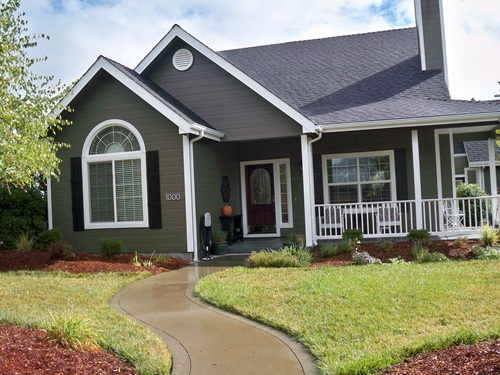
#> input picture house.jpg, 500 x 375 px
$ python histogram.py
#> lines starting #> are read from the running program, lines starting #| are printed output that depends on the picture

#Experiment 3: Histogram Analysis
#Write a program to compute and plot the histogram of a grayscale image and perform histogram
#equalization.


import cv2
import numpy as np
import matplotlib.pyplot as plt

# Read the image in grayscale
image = cv2.imread("house.jpg", cv2.IMREAD_GRAYSCALE)
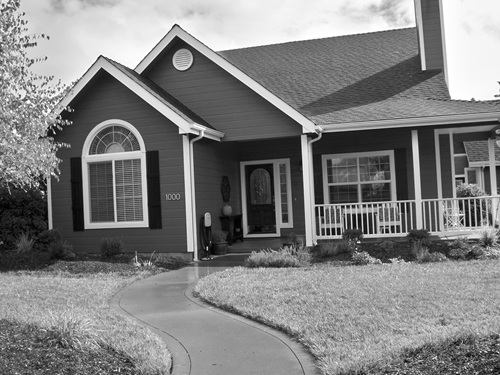
#> image: shape (375, 500); min 0, max 255, mean 129.2

# Check if image is loaded
if image is None:
    print("Error: Image not found")
    exit()

# ------------------- Histogram Calculation -------------------
hist = cv2.calcHist([image], [0], None, [256], [0, 256])
#> hist = 256 values, max 1539 at index 150, min 9 at index 1, mean 732.4

# ------------------- Histogram Equalization -------------------
equalized_image = cv2.equalizeHist(image)

# Histogram of equalized image
hist_eq = cv2.calcHist([equalized_image], [0], None, [256], [0, 256])
#> hist_eq = 256 values, max 1539 at index 150, min 0 at index 10, mean 732.4

# ------------------- Display Images -------------------
cv2.imshow("Original Grayscale Image", image)
cv2.imshow("Histogram Equalized Image", equalized_image)

# ------------------- Plot Histograms -------------------
plt.figure(figsize=(10, 4))

plt.subplot(1, 2, 1)
plt.title("Original Image Histogram")
plt.plot(hist)
plt.xlabel("Pixel Intensity")
plt.ylabel("Frequency")

plt.subplot(1, 2, 2)
plt.title("Equalized Image Histogram")
plt.plot(hist_eq)
plt.xlabel("Pixel Intensity")
plt.ylabel("Frequency")
plt.tight_layout()
plt.show()
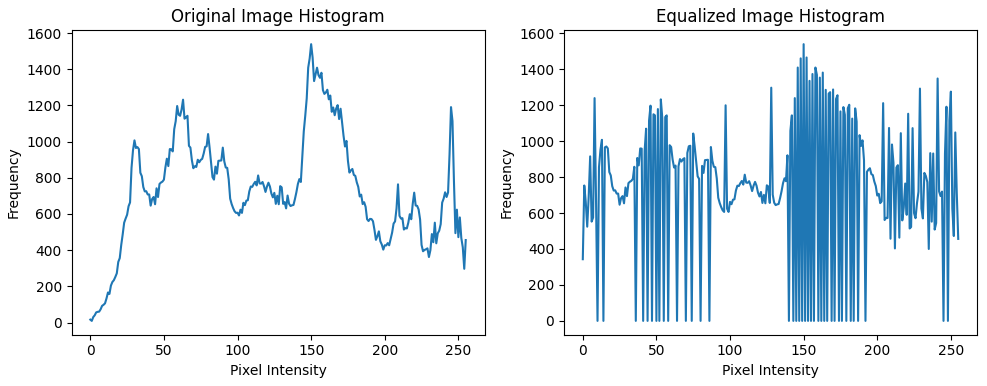
#> figure drawn by matplotlib, 2 panels; panel 1: curve peaks at x = 150, y = 1539; panel 2: curve peaks at x = 150, y = 1539

cv2.waitKey(0)
cv2.destroyAllWindows()
